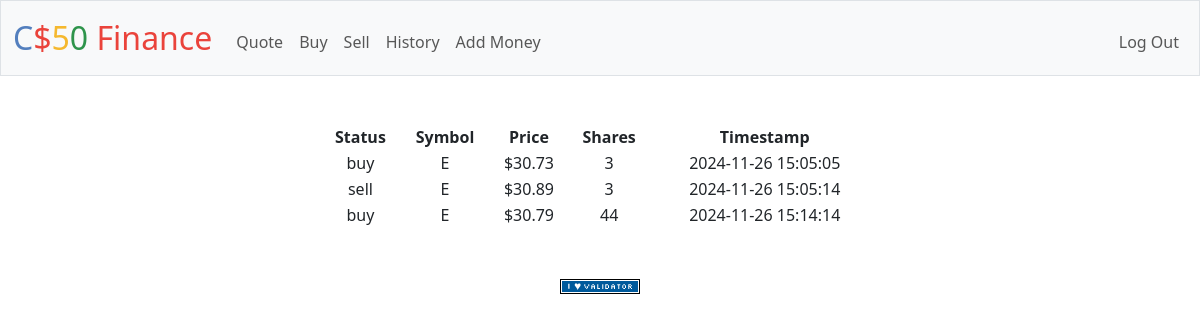
The app's page /history (signed in) with its own data.
### tables this page shows
CREATE TABLE transactions (
        id INTEGER PRIMARY KEY AUTOINCREMENT NOT NULL,
        user_id INTEGER NOT NULL,
        symbol TEXT NOT NULL,
        shares INTEGER NOT NULL,
        status TEXT NOT NULL,
        price REAL NOT NULL,
        timestamp DATETIME DEFAULT CURRENT_TIMESTAMP
        );

### app.py (the view)
@app.route("/history")
@login_required
def history():
    user_id = session["user_id"]
    trans = db.execute("SELECT * FROM transactions WHERE user_id = ?", user_id)
    return render_template("history.html", trans=trans, usd=usd)

### app.py (called while the page is built)
@app.after_request
def after_request(response):
    response.headers["Cache-Control"] = "no-cache, no-store, must-revalidate"
    response.headers["Expires"] = 0
    response.headers["Pragma"] = "no-cache"
    return response

### helpers.py (called while the page is built)
def login_required(f):
    @wraps(f)
    def decorated_function(*args, **kwargs):
        if session.get("user_id") is None:
            return redirect("/login")
        return f(*args, **kwargs)
    return decorated_function

def usd(value):
    return f"${value:,.2f}"

### templates/history.html (shortened to what this page needs)
{% extends "layout.html" %}
{% block main %}
    <table>
        <thead>
            <tr>
                <th>Status</th>
                <th>Symbol</th>
                <th>Price</th>
                <th>Shares</th>
                <th>Timestamp</th>
            </tr>
        </thead>
        <tbody>
            {% for t in trans %}
                <tr>
                    <td>{{ t.status }}</td>
                    <td>{{ t.symbol }}</td>
                    <td>{{ usd(t.price) }}</td>
                    <td>{{ t.shares }}</td>
                    <td>{{ t.timestamp }}</td>
                </tr>
            {% endfor %}
        </tbody>
    </table>
{% endblock %}

### templates/layout.html (shortened to what this page needs)
<!DOCTYPE html>
<html lang="en">
    <head>
        <link href="https://cdn.jsdelivr.net/npm/bootstrap@5.3.3/dist/css/bootstrap.min.css" rel="stylesheet">
        <link href="/static/styles.css" rel="stylesheet">
    </head>
    <body>
        <nav class="bg-light border navbar navbar-expand-md navbar-light">
            <div class="container-fluid">
                <a class="navbar-brand" href="/"><span class="blue">C</span><span class="red">$</span><span class="yellow">5</span><span class="green">0</span> <span class="red">Finance</span></a>
                <div class="collapse navbar-collapse" id="navbar">
                    {% if session["user_id"] %}
                        <ul class="navbar-nav me-auto mt-2">
                            <li class="nav-item"><a class="nav-link" href="/quote">Quote</a></li>
                            <li class="nav-item"><a class="nav-link" href="/buy">Buy</a></li>
                            <li class="nav-item"><a class="nav-link" href="/sell">Sell</a></li>
                            <li class="nav-item"><a class="nav-link" href="/history">History</a></li>
                            <li class="nav-item"><a class="nav-link" href="/add">Add Money</a></li>
                        </ul>
                        <ul class="navbar-nav ms-auto mt-2">
                            <li class="nav-item"><a class="nav-link" href="/logout">Log Out</a></li>
                        </ul>
                    {% else %}
                        <ul class="navbar-nav ms-auto mt-2">
                            <li class="nav-item"><a class="nav-link" href="/register">Register</a></li>
                            <li class="nav-item"><a class="nav-link" href="/login">Log In</a></li>
                        </ul>
                    {% endif %}
                </div>
            </div>
        </nav>
        <main class="container py-5 text-center">
            {% block main %}{% endblock %}
        </main>
        <footer class="mb-5">
            <form action="https://validator.w3.org/check" class="text-center" enctype="multipart/form-data" method="post" target="_blank">
                <input alt="Validate" src="/static/I_heart_validator.png" type="image">
            </form>
        </footer>
    </body>
</html>

### static/styles.css (style rules this page uses)
nav .navbar-brand { font-size: xx-large; }
nav .navbar-brand .blue { color: #537fbe; }
nav .navbar-brand .red { color: #ea433b; }
nav .navbar-brand .yellow { color: #f5b82e; }
nav .navbar-brand .green { color: #2e944b; }
table { margin: auto; width: 50%; }
thead { text-align: middle; }

### records on screen
transactions: status "buy", symbol "E", price "$30.73", shares "3", timestamp "2024-11-26 15:05:05"
transactions: status "sell", symbol "E", price "$30.89", shares "3", timestamp "2024-11-26 15:05:14"
transactions: status "buy", symbol "E", price "$30.79", shares "44", timestamp "2024-11-26 15:14:14"
